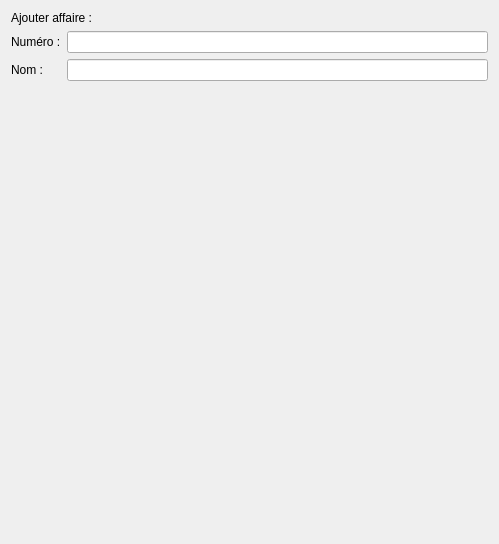
<?xml version="1.0" encoding="UTF-8"?>
<ui version="4.0">
 <class>ajouterAffaireWindow</class>
 <widget class="QDialog" name="ajouterAffaireWindow">
  <property name="geometry">
   <rect>
    <x>0</x>
    <y>0</y>
    <width>499</width>
    <height>544</height>
   </rect>
  </property>
  <property name="windowTitle">
   <string>Dialog</string>
  </property>
  <layout class="QVBoxLayout" name="verticalLayout_3">
   <item>
    <widget class="QLabel" name="label">
     <property name="text">
      <string>Ajouter affaire :</string>
     </property>
    </widget>
   </item>
   <item>
    <layout class="QFormLayout" name="formLayout">
     <item row="0" column="0">
      <widget class="QLabel" name="QLineEdit_id_2">
       <property name="text">
        <string>Numéro :</string>
       </property>
      </widget>
     </item>
     <item row="0" column="1">
      <widget class="QLineEdit" name="QLineEdit_id"/>
     </item>
     <item row="1" column="0">
      <widget class="QLabel" name="QLineEdit_nom_2">
       <property name="text">
        <string>Nom :</string>
       </property>
      </widget>
     </item>
     <item row="1" column="1">
      <widget class="QLineEdit" name="QLineEdit_nom"/>
     </item>
    </layout>
   </item>
   <item>
    <spacer name="verticalSpacer">
     <property name="orientation">
      <enum>Qt::Vertical</enum>
     </property>
     <property name="sizeHint" stdset="0">
      <size>
       <width>20</width>
       <height>40</height>
      </size>
     </property>
    </spacer>
   </item>
  </layout>
 </widget>
 <resources/>
 <connections/>
</ui>
